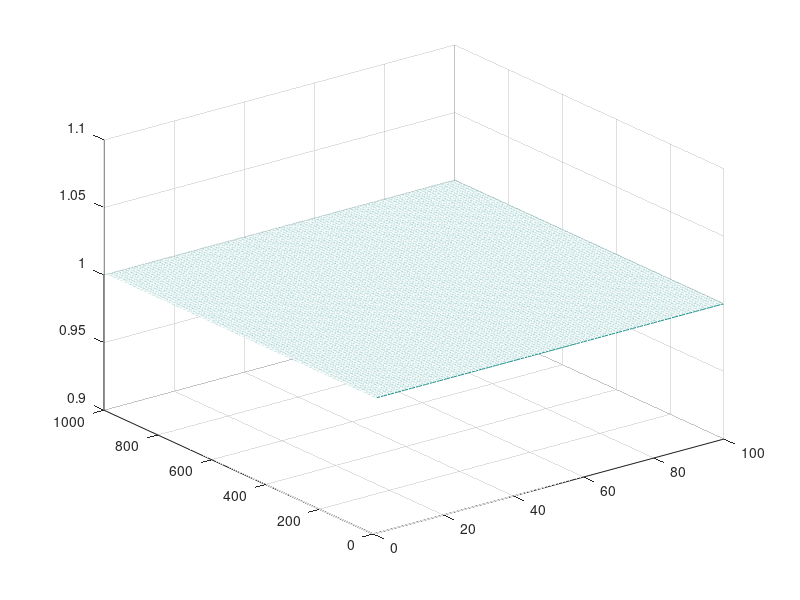

The MATLAB script that drew this image:
clc;
clear;

%%
n1=1000;
n2=100;

m=linspace(0.01,1.15,n2);
t=linspace(0,2*pi,n1);
y=zeros(n1,n2);

for i=1:length(m)

    abc=m(i)*sin([t',t'-2*pi/3 ,t'+2*pi/3]);
    
    ZeroSequency= (max(abc,[],2) + min(abc,[],2))*-0.5;
    
    ABC=abc+[ZeroSequency, ZeroSequency, ZeroSequency];
    
    DutyCycle=(ABC+1)/2;
    
    mmax=max(DutyCycle,[],2);
    mmin=min(DutyCycle,[],2);
    mmid=sum(DutyCycle,2)-mmax-mmin;
    
    y(:,i)=(mmin+mmid)<1&(mmax+mmid)>1;
end

mesh(y);
